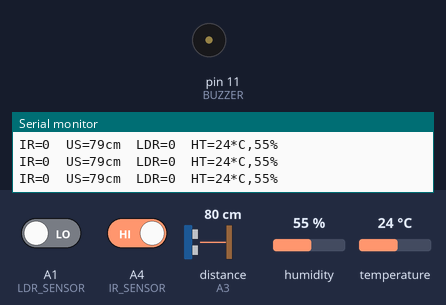
A sketch run on a simulated Arduino Uno, built with avr-gcc and run on an emulated ATmega328P. On the bench: buzzer (waves = sounding), the last lines printed to the serial monitor. Wiring (inferred from the names in the program): ultrasonic range finder: trigger A2; echo A3. The inputs (shaded band) are chosen by the test bench; at power-on: distance to the obstacle (sensor on A3) 80 cm, A1 (LDR_SENSOR) LOW, A4 (IR_SENSOR) HIGH, humidity 55 %, temperature 24 °C. The echo pulse lasts 58.3 µs per cm.

Above: at 1.3 s.
1.4 s: distance to the obstacle (sensor on A3) set to 2 cm
At 3.0 s:
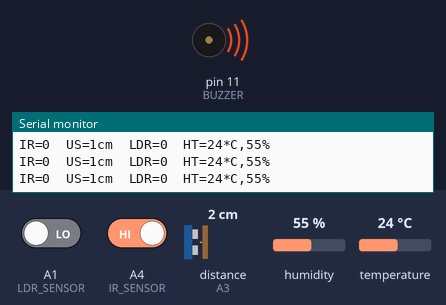
7.6 s: distance to the obstacle (sensor on A3) set to 10 cm
9.2 s: distance to the obstacle (sensor on A3) set to 13 cm
At 9.9 s:
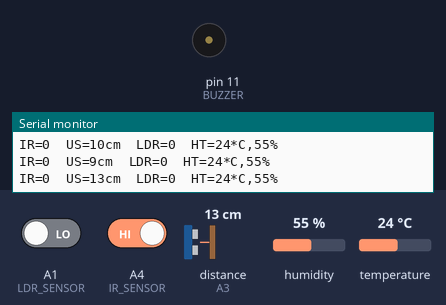
Timing chart, 0 to 12.2 s (numbered marks = the images above; inputs shaded):
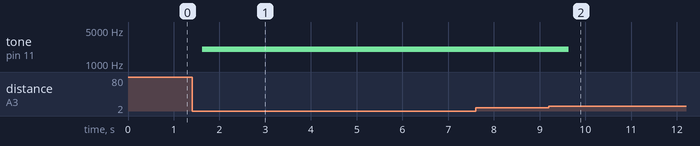

The sketch:

Multi_Sensor_LCDless.ino
```cpp
#include <SimpleDHT.h>

#define LDR_SENSOR      A1
#define TRIG            A2
#define ECHO            A3
#define IR_SENSOR       A4
#define HT_SENSOR       A5
#define HT_LED          8
#define IR_LED          9
#define LED         10
#define BUZZER          11
#define LDR_LED         12
#define POW_LED         13


SimpleDHT11 dht11(HT_SENSOR);
void setup() {
  Serial.begin(9600);
  pinMode(TRIG, OUTPUT);
  pinMode(ECHO, INPUT);
 }
void loop() {

  digitalWrite(POW_LED,HIGH);
  ir_Readings();
  us_Readings();
  LDR_Readings();
  ht_Readings();
}

void ir_Readings() {
  int x = digitalRead(IR_SENSOR);
  Serial.print("IR=");
  Serial.print(!x);
  Serial.print("\t");

  if (x == 0) {
    digitalWrite(IR_LED, HIGH);
  }
  else {
    digitalWrite(IR_LED, LOW);
  }
}

void us_Readings() {
  long  duration;
  int distance;
  duration = time_Measurement(duration);
  distance = (int)duration * (0.0343) / 2;
  if (distance > 99 || distance < 0)
    distance = 0;
  display_distance(distance);
}

void LDR_Readings() {
  int x = digitalRead(LDR_SENSOR);
  Serial.print("LDR=");
  Serial.print(x);
  Serial.print("\t");
  //LDR Sensor input condition for Led to glow
  if (x == 1) {
    digitalWrite(LDR_LED, HIGH);
  }
  else {
    digitalWrite(LDR_LED, LOW);
  }
}

void ht_Readings() {

  byte temperature = 0;
  byte humidity = 0;
  dht11.read(&temperature, &humidity, NULL);
  Serial.print("HT=");
  Serial.print(temperature);
  Serial.print("*C,");
  Serial.print(humidity);
  Serial.print("%");
  Serial.println();

  if (temperature > 38 || humidity > 37)
    digitalWrite(HT_LED, HIGH);
  else
    digitalWrite(HT_LED, LOW);
  delay(500);
}
int time_Measurement(int duration)
{
  digitalWrite(TRIG, LOW);
  delayMicroseconds(2);
  digitalWrite(TRIG, HIGH);
  delayMicroseconds(10);
  digitalWrite(TRIG, LOW);
  duration = pulseIn(ECHO, HIGH);
  return duration;
}
void display_distance(int distance)
{

  Serial.print("US=");
  Serial.print(distance);
  Serial.print("cm");
  Serial.print("\t");
  if (1 <= distance && distance <= 10) {
    digitalWrite(LED, HIGH);
    tone(BUZZER, 2000);
  }
  else {
    digitalWrite(LED, LOW);
    noTone(BUZZER);
  }
  delay(10);
}
```

Measured:
- the behaviour switches between 11 and 12 cm on distance to the obstacle (sensor on A3) (found by bisection; images 1 and 2)
- after the input at 1.4 s, tone on pin 11 (BUZZER): silent → 2000 Hz after 0.22 s
- after the input at 9.2 s, tone on pin 11 (BUZZER): 2000 Hz → silent after 0.44 s
